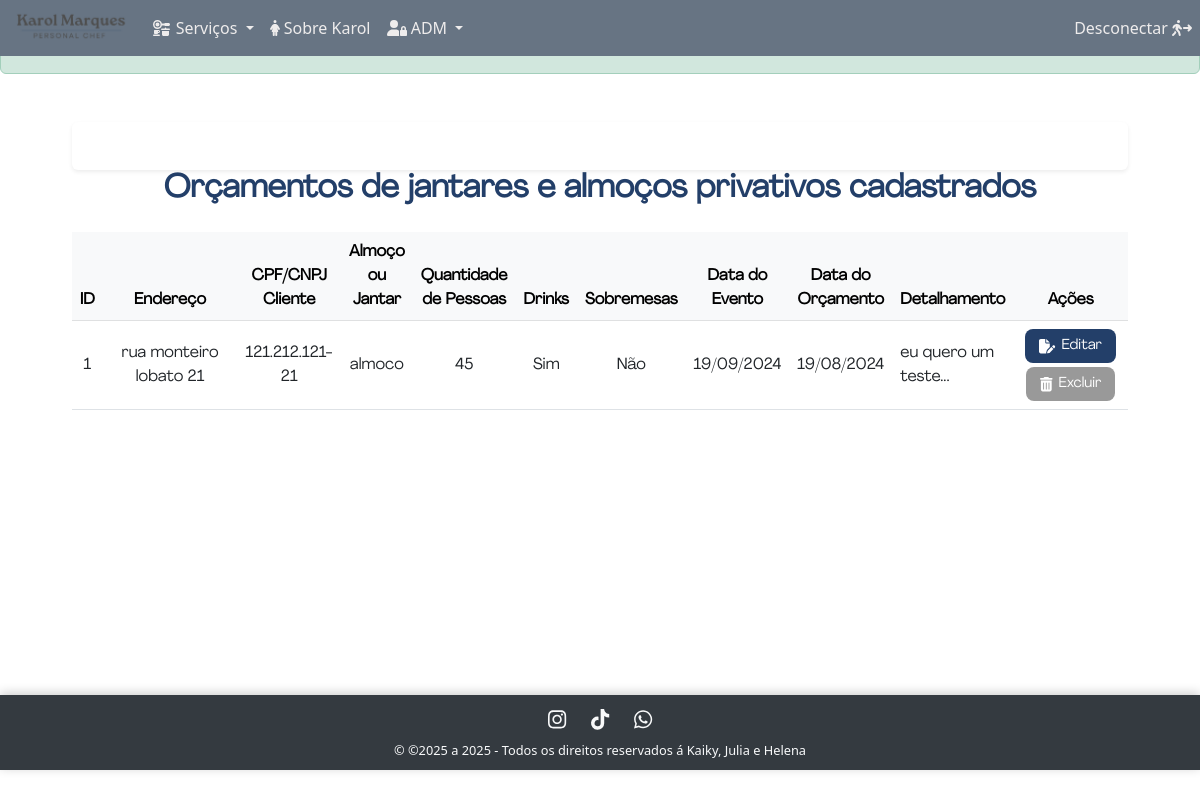
The page /admin/jantares/index.php (signed in) on the database as committed earlier.
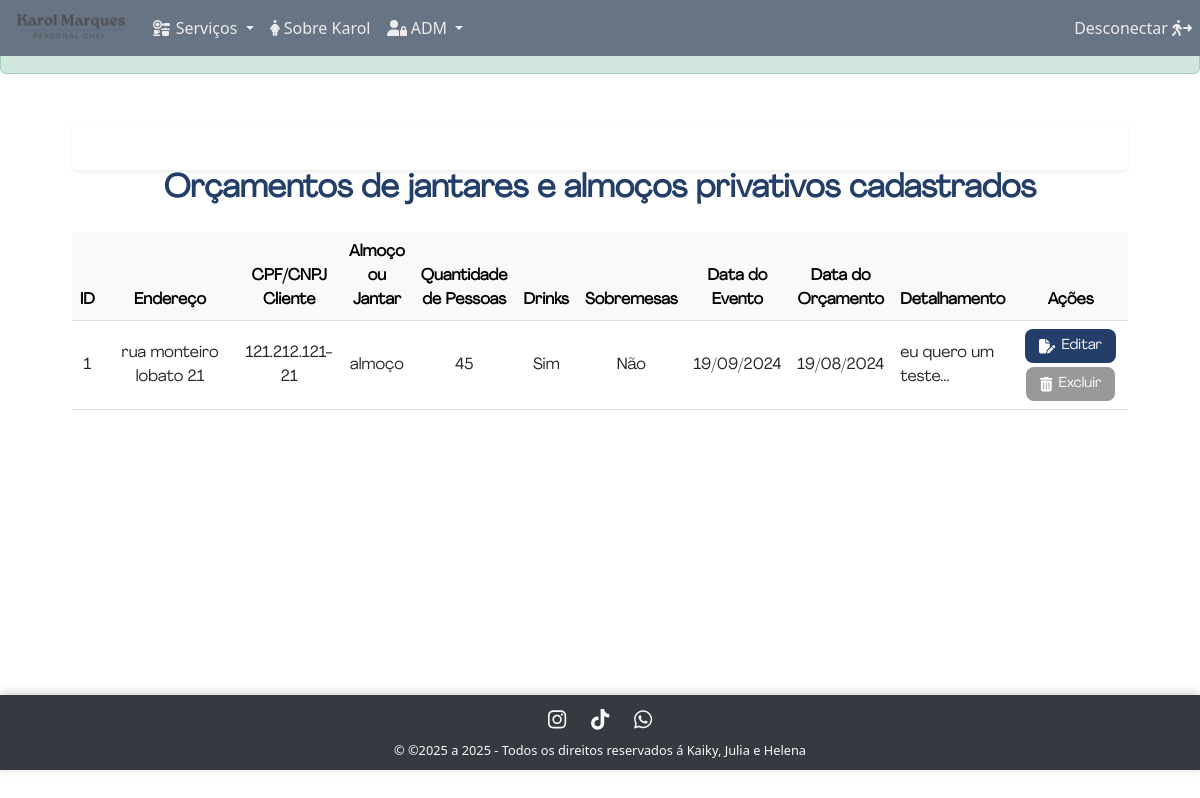
The same page on the database as committed later.
### tables this page shows
CREATE TABLE tab_orcamento_jantar (
  id_jan INT NOT NULL AUTO_INCREMENT PRIMARY KEY,
  endereco VARCHAR(50) NOT NULL,
  quantidade_pessoas INT NOT NULL,
  data_do_evento DATETIME NOT NULL,
  jantar_ou_almoco VARCHAR(8) NOT NULL,
  drinks BOOLEAN NOT NULL,
  sobremesas BOOLEAN NOT NULL,
  detalhes_jan VARCHAR(1500) NOT NULL,
  data_do_orcamento_jan DATETIME NOT NULL,
  cpf_cnpj_usuario VARCHAR(14) NOT NULL,
  CONSTRAINT fk_orcamento_jantar_usuario 
    FOREIGN KEY (cpf_cnpj_usuario) REFERENCES tab_usuarios(cpf_cnpj)
);

### admin/jantares/functions.php (called while the page is built, shortened)
<?php
function index()
{
    $db = open_database();
    try {
        $stmt = $db->query('SELECT * FROM tab_orcamento_jantar');
        $jantares = $stmt->fetchAll(PDO::FETCH_ASSOC);
    } catch (PDOException $e) {
        echo 'Erro ao listar orçamentos dos jantares: ' . $e->getMessage();
    }
}

### inc/database.php (called while the page is built, shortened)
<?php
function formatadata($date, $formato)
{
    $dt = new DateTime($date, new DateTimeZone("America/Sao_Paulo"));
    return $dt->format($formato);
}
function formatacpfcnpj($cpf_cnpj)
{
    if (strlen($cpf_cnpj) === 11) {
        return substr($cpf_cnpj, 0, 3) . "." . substr($cpf_cnpj, 3, 3) . "." . substr($cpf_cnpj, 6, 3) . "-" . substr($cpf_cnpj, 9, 2);
    } elseif (strlen($cpf_cnpj) === 14) {
        return substr($cpf_cnpj, 0, 2) . "." . substr($cpf_cnpj, 2, 3) . "." . substr($cpf_cnpj, 5, 3) . "/" . substr($cpf_cnpj, 8, 4) . "-" . substr($cpf_cnpj, 12, 2);
    }
    return $cpf_cnpj;
}

### admin/jantares/index.php (the view, shortened to what this page needs)
<?php
include('functions.php');
index();
?>
<?php if (!empty($_SESSION['message'])) : ?>
    <div class="alert alert-<?php echo $_SESSION['type']; ?> alert-dismissible fade show mt-3 text-center" role="alert">
    </div>
<?php endif; ?>
<div class="container container-wide agrandir mt-3 pb-3">
    <div class="card shadow-sm border-0 mt-5 p-4"></div>
        <h2 class="page-title mb-4">Orçamentos de jantares e almoços privativos cadastrados</h2>
        <div class="table-responsive">
            <table class="table table-hover align-middle">
                <thead class="table-light text-center">
                    <tr>
                        <th>ID</th>
                        <th width="30%">Endereço</th>
                        <th>CPF/CNPJ Cliente</th>
                        <th>Almoço ou Jantar</th>
                        <th>Quantidade de Pessoas</th>
                        <th>Drinks</th>
                        <th>Sobremesas</th>
                        <th>Data do Evento</th>
                        <th>Data do Orçamento</th>
                        <th>Detalhamento</th>
                        <th>Ações</th>
                    </tr>
                </thead>
                <tbody class="text-center">
                    <?php if ($jantares) : ?>
                        <?php foreach ($jantares as $jantar) : ?>
                            <tr>
                                <td><?php echo $jantar['id_jan']; ?></td>
                                <td><?php echo htmlspecialchars($jantar['endereco']); ?></td>
                                <td><?php echo formatacpfcnpj($jantar['cpf_cnpj_usuario']); ?></td>
                                <td><?php echo $jantar['jantar_ou_almoco']; ?></td>
                                <td><?php echo $jantar['quantidade_pessoas']; ?></td>
                                <td><?php echo $jantar['drinks'] == 0 ? 'Não' : 'Sim'; ?></td>
                                <td><?php echo $jantar['sobremesas'] == 0 ? 'Não' : 'Sim'; ?></td>
                                <td><?php echo formatadata($jantar['data_do_evento'], "d/m/Y"); ?></td>
                                <td><?php echo formatadata($jantar['data_do_orcamento_jan'], "d/m/Y"); ?></td>
                                <td class="text-start"><?php echo nl2br(htmlspecialchars($jantar['detalhes_jan'])); ?></td>
                                 <td class="text-center">
                                    <a href="edit.php?id_jan=<?php echo $jantar['id_jan']; ?>"
                                       class="btn-crud btn-edit mb-1">
                                       <i class="fa fa-file-pen"></i> Editar
                                    </a>
                                    <a href="#"
                                       class="btn-crud btn-delete"
                                       data-bs-toggle="modal"
                                       data-bs-target="#modal_jantares"
                                       data-id="<?php echo $jantar['id_jan']; ?>">
                                       <i class="fa fa-trash-can"></i> Excluir
                                    </a>
                                </td>
                            </tr>
                        <?php endforeach; ?>
                    <?php else : ?>
                        <tr>
                            <td colspan="11" class="text-muted">Nenhum registro encontrado.</td>
                        </tr>
                    <?php endif; ?>
                </tbody>
            </table>
        </div>
    </div>

Rows that differ between the two databases and show on the page:
changed tab_orcamento_jantar "rua monteiro lobato 21": jantar_ou_almoco "almoco" → "almoço"
